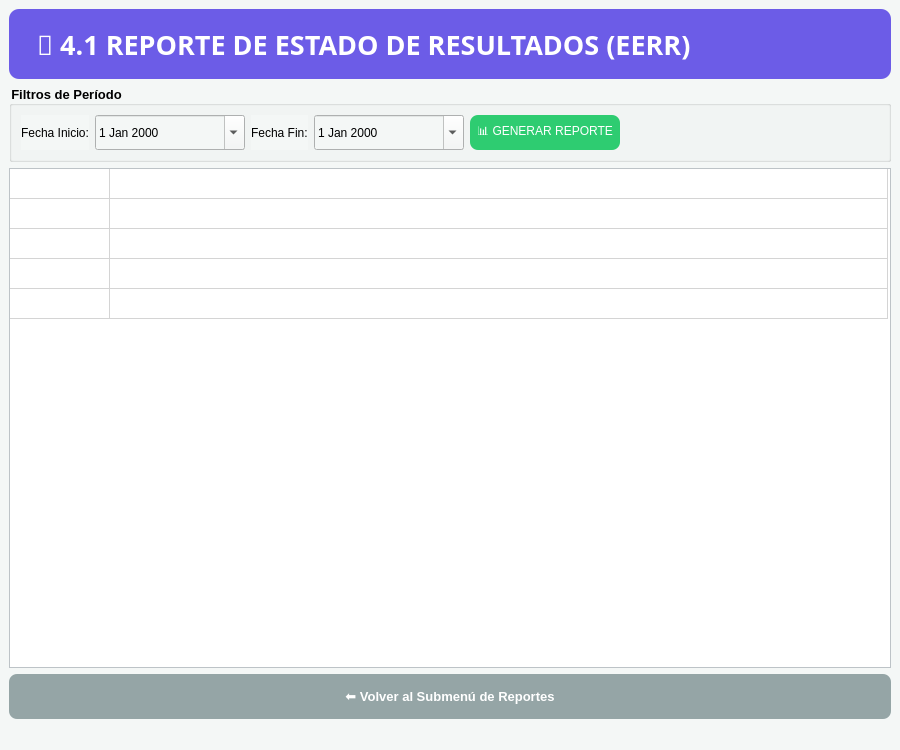
<?xml version="1.0" encoding="UTF-8"?>
<ui version="4.0">
 <class>MainWindow</class>
 <widget class="QMainWindow" name="MainWindow">
  <property name="geometry">
   <rect>
    <x>0</x>
    <y>0</y>
    <width>900</width>
    <height>750</height>
   </rect>
  </property>
  <property name="windowTitle">
   <string>4.1 Estado de Resultados (EERR) - Atai Sushi SIG</string>
  </property>
  <property name="styleSheet">
   <string notr="true">background-color: #f4f7f6;</string>
  </property>
  <widget class="QWidget" name="centralwidget">
   <layout class="QGridLayout" name="gridLayout_main">
    <item row="0" column="0" colspan="2">
     <widget class="QLabel" name="label_header">
      <property name="minimumSize">
       <size>
        <width>0</width>
        <height>70</height>
       </size>
      </property>
      <property name="font">
       <font>
        <family>Segoe UI Black</family>
        <pointsize>20</pointsize>
        <weight>75</weight>
        <bold>true</bold>
       </font>
      </property>
      <property name="styleSheet">
       <string notr="true">background-color: #6c5ce7; color: white; border-radius: 10px; padding-left: 20px;</string>
      </property>
      <property name="text">
       <string>💵 4.1 REPORTE DE ESTADO DE RESULTADOS (EERR)</string>
      </property>
     </widget>
    </item>
    <item row="1" column="0" colspan="2">
     <widget class="QGroupBox" name="groupBox_filtros">
      <property name="title">
       <string>Filtros de Período</string>
      </property>
      <property name="font">
       <font>
        <pointsize>10</pointsize>
        <weight>75</weight>
        <bold>true</bold>
       </font>
      </property>
      <layout class="QHBoxLayout" name="horizontalLayout">
       <item>
        <widget class="QLabel" name="label_desde">
         <property name="text">
          <string>Fecha Inicio:</string>
         </property>
        </widget>
       </item>
       <item>
        <widget class="QDateEdit" name="dateEdit_inicio">
         <property name="minimumSize">
          <size>
           <width>150</width>
           <height>35</height>
          </size>
         </property>
         <property name="calendarPopup">
          <bool>true</bool>
         </property>
        </widget>
       </item>
       <item>
        <widget class="QLabel" name="label_hasta">
         <property name="text">
          <string>Fecha Fin:</string>
         </property>
        </widget>
       </item>
       <item>
        <widget class="QDateEdit" name="dateEdit_fin">
         <property name="minimumSize">
          <size>
           <width>150</width>
           <height>35</height>
          </size>
         </property>
         <property name="calendarPopup">
          <bool>true</bool>
         </property>
        </widget>
       </item>
       <item>
        <widget class="QPushButton" name="boton_generar_reporte">
         <property name="minimumSize">
          <size>
           <width>150</width>
           <height>35</height>
          </size>
         </property>
         <property name="styleSheet">
          <string notr="true">background-color: #2ecc71; color: white; border-radius: 8px;</string>
         </property>
         <property name="text">
          <string>📊 GENERAR REPORTE</string>
         </property>
        </widget>
       </item>
       <item>
        <spacer name="horizontalSpacer">
         <property name="orientation">
          <enum>Qt::Horizontal</enum>
         </property>
         <property name="sizeHint" stdset="0">
          <size>
           <width>40</width>
           <height>20</height>
          </size>
         </property>
        </spacer>
       </item>
      </layout>
     </widget>
    </item>
    <item row="2" column="0" colspan="2">
     <widget class="QTableWidget" name="tabla_eerr">
      <property name="minimumSize">
       <size>
        <width>0</width>
        <height>450</height>
       </size>
      </property>
      <property name="styleSheet">
       <string notr="true">background-color: white; border: 1px solid #bdc3c7; font-size: 14pt;</string>
      </property>
      <attribute name="horizontalHeaderVisible">
       <bool>false</bool>
      </attribute>
      <attribute name="horizontalHeaderStretchLastSection">
       <bool>true</bool>
      </attribute>
      <attribute name="verticalHeaderVisible">
       <bool>false</bool>
      </attribute>
      <column>
       <property name="text">
        <string>Concepto</string>
       </property>
      </column>
      <column>
       <property name="text">
        <string>Monto (CLP)</string>
       </property>
      </column>
      <row>
       <property name="text">
        <string>Ingresos</string>
       </property>
      </row>
      <row>
       <property name="text">
        <string>Costo de Ventas (CMV)</string>
       </property>
      </row>
      <row>
       <property name="text">
        <string>Margen Bruto</string>
       </property>
      </row>
      <row>
       <property name="text">
        <string>Gastos Fijos</string>
       </property>
      </row>
      <row>
       <property name="text">
        <string>Utilidad Neta</string>
       </property>
      </row>
     </widget>
    </item>
    <item row="3" column="0" colspan="2">
     <widget class="QPushButton" name="boton_volver_submenu">
      <property name="minimumSize">
       <size>
        <width>0</width>
        <height>45</height>
       </size>
      </property>
      <property name="font">
       <font>
        <pointsize>10</pointsize>
        <weight>75</weight>
        <bold>true</bold>
       </font>
      </property>
      <property name="styleSheet">
       <string notr="true">background-color: #95a5a6; color: white; border-radius: 8px;</string>
      </property>
      <property name="text">
       <string>⬅️ Volver al Submenú de Reportes</string>
      </property>
     </widget>
    </item>
   </layout>
  </widget>
  <widget class="QStatusBar" name="statusbar"/>
 </widget>
 <resources/>
 <connections/>
</ui>
